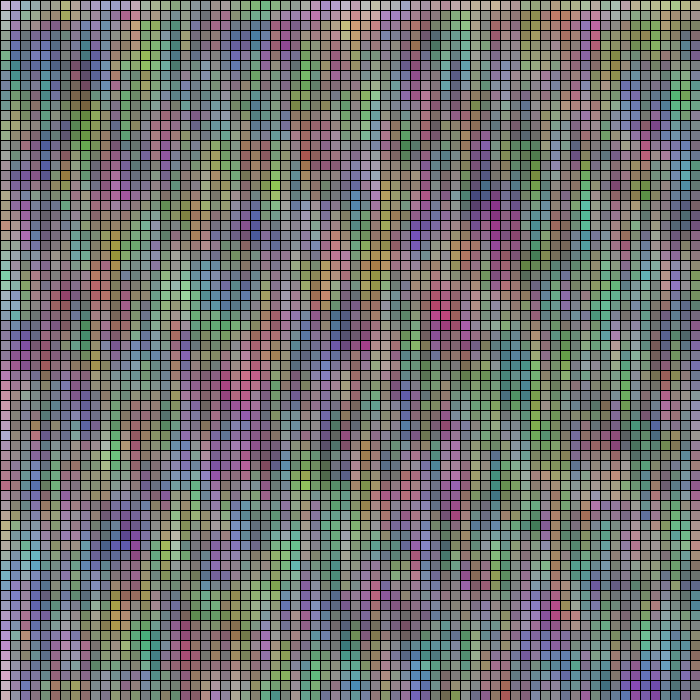
Frame 1 (no input)
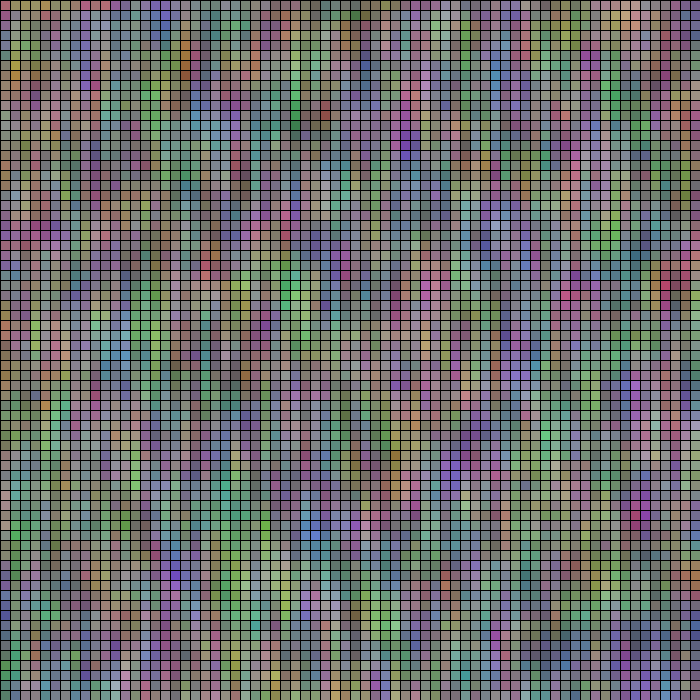
Frame 60 (the mouse pressed at the canvas centre just before this capture)
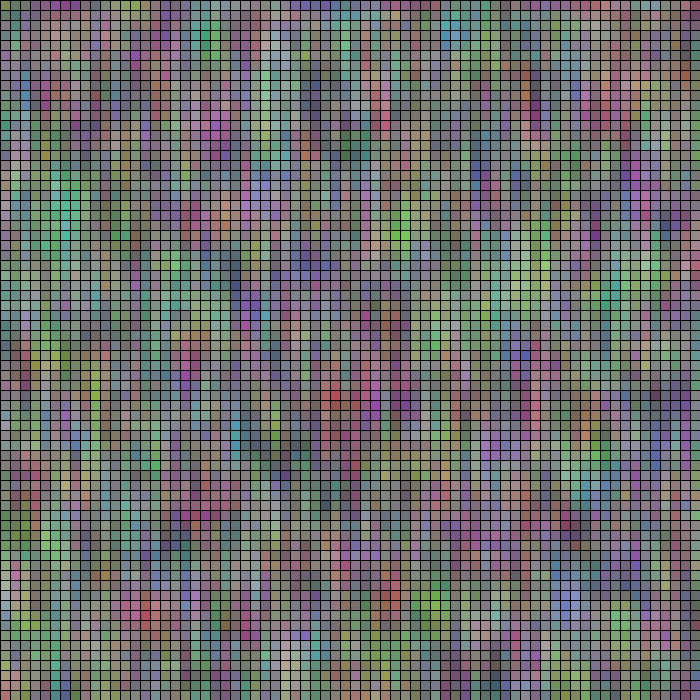
Frame 120 (the mouse held since frame 60 and released just before this capture)

The Processing sketch that drew these frames (run headless with seeded random() and noise(); from frame 60 on, the mouse is pressed at the canvas centre):

// Processing sketch: processing_160072
// ── processing_160072.pde

void setup () {
  size(700,700);
}

void draw() {
float x = 0;
float y = 0;
while(x < width) {
while(y < height) {
fill(random(255),random(255),random(255),40);
rect(x,y,50,50);
y=y+10;
}
x = x+10;
y = 0;
}
}
